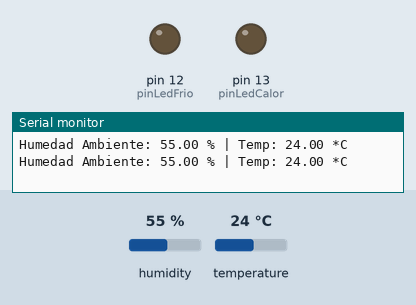
Simulated run of this sketch. Board: Arduino Uno, built with avr-gcc and run on an emulated ATmega328P. On the bench: output pins drawn as LEDs (lit = HIGH), the last lines printed to the serial monitor. Inputs (shaded band) come from the test bench; at power-on: temperature 24 °C, humidity 55 %.

Above: at 4.8 s.
4.9 s: temperature set to 16 °C
7.9 s: temperature set to 13 °C
At 9.1 s:
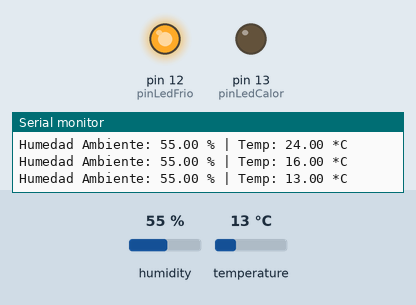
10.9 s: temperature set to 33 °C
At 12.7 s:
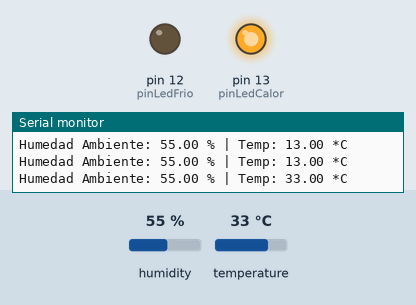
13.9 s: temperature set to 29 °C
At 15.1 s:
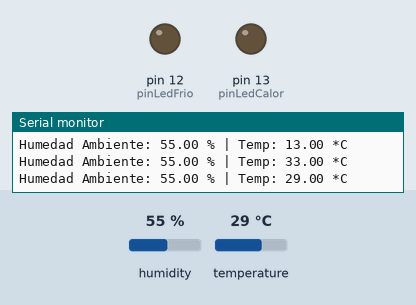
16.9 s: temperature set to 12 °C
At 18.8 s:
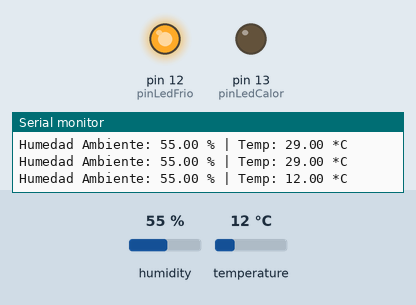
Timing chart, 0 to 20.3 s (numbered marks = the images above; inputs shaded):
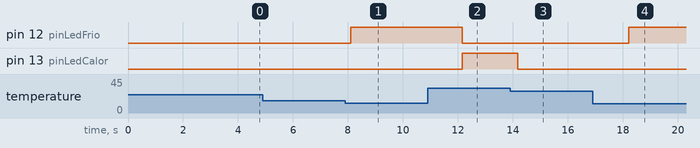

The sketch:

temp_alta_baja_humedad.ino
```cpp
#include "DHT.h"
#define DHTPIN 2        // Pin digital de señal del DHT11
#define DHTTYPE DHT11   // Tipo de sensor
const int pinLedCalor = 13; // LED Rojo (Opción 1 - Alertas Altas)
const int pinLedFrio = 12;  // LED Azul (Opción 2 - Alertas Bajas)
DHT dht(DHTPIN, DHTTYPE);

void setup() {
  pinMode(pinLedCalor, OUTPUT);
  pinMode(pinLedFrio, OUTPUT);
  Serial.begin(9600);
  Serial.println("--- Estación Eco-Intelligence: temperatura alta, baja y humedad ---");
  dht.begin();
}

void loop() {
  // El DHT11 requiere un tiempo de estabilidad de 2 segundos
  delay(2000);
  // Capturamos las dos variables solicitadas
  float humedad = dht.readHumidity();       // Humedad Ambiente
  float temperatura = dht.readTemperature(); // Temperatura (C)
  // Control de cables sueltos o errores de lectura física
  if (isnan(humedad) || isnan(temperatura)) {
    Serial.println("Error de lectura: Revisar conexiones del DHT11");
    return;
  }
  // --- IMPRESIÓN EN MONITOR SERIAL ---
  // Formato detallado para que los chicos analicen en el aula
  Serial.print("Humedad Ambiente: ");
  Serial.print(humedad);
  Serial.print(" % | Temp: ");
  Serial.print(temperatura);
  Serial.println(" *C");
  // --- LÓGICA DE CONTROL MULTICONDICIONAL ---
  if (temperatura > 30) {
    // Opción 1: Alerta de Temperatura Alta
    digitalWrite(pinLedCalor, HIGH);
    digitalWrite(pinLedFrio, LOW);
  }
  else if (temperatura < 15) {
    // Opción 2: Alerta de Temperatura Baja
    digitalWrite(pinLedCalor, LOW);
    digitalWrite(pinLedFrio, HIGH);
  }
  else {
    // Estado Óptimo: Temperatura ambiente normal (ambos apagados)
    digitalWrite(pinLedCalor, LOW);
    digitalWrite(pinLedFrio, LOW);
  }
}
```

Measured:
- the behaviour switches between 15 and 14 °C on temperature (found by bisection; images 0 and 1)
- the behaviour switches between 31 and 30 °C on temperature (found by bisection; images 2 and 3)
- after the input at 7.9 s, pin 12 (pinLedFrio): LOW → HIGH after 0.20 s
- after the input at 10.9 s, pin 12 (pinLedFrio): HIGH → LOW after 1.3 s; pin 13 (pinLedCalor): LOW → HIGH after 1.3 s
- after the input at 13.9 s, pin 13 (pinLedCalor): HIGH → LOW after 0.28 s
- after the input at 16.9 s, pin 12 (pinLedFrio): LOW → HIGH after 1.3 s
